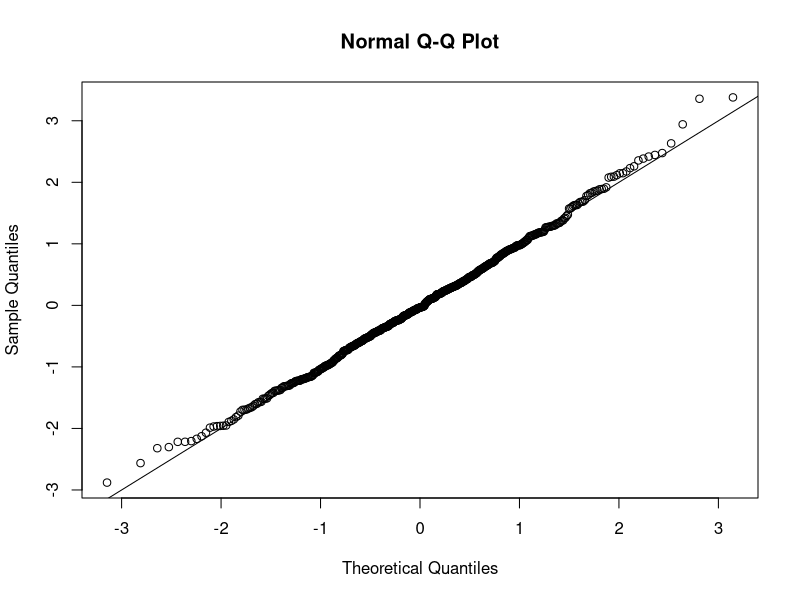
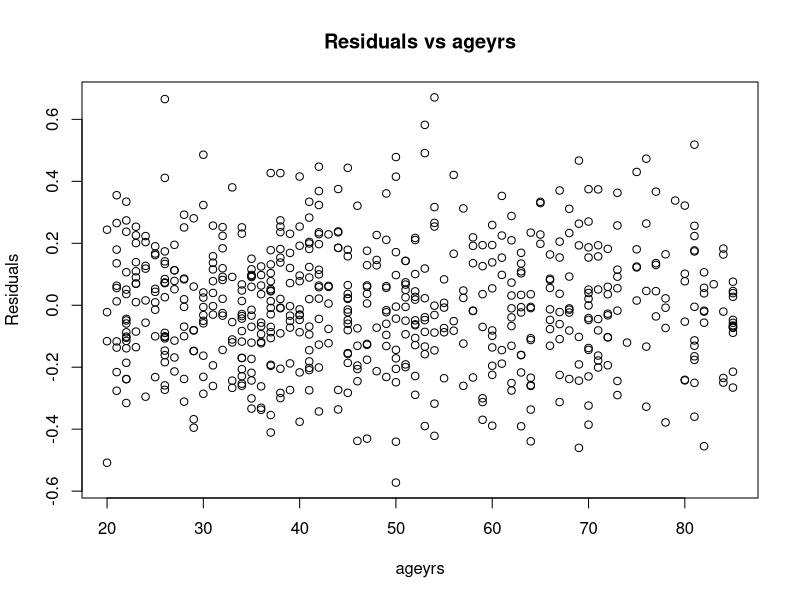
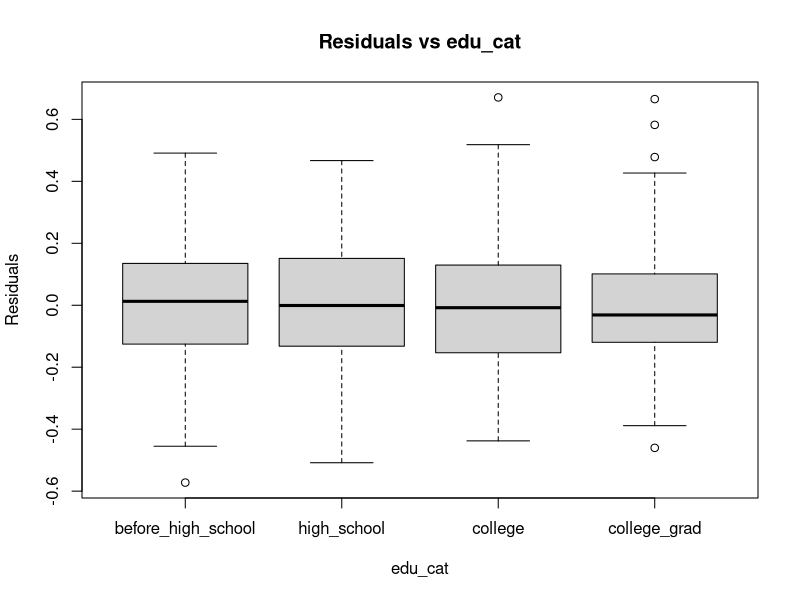
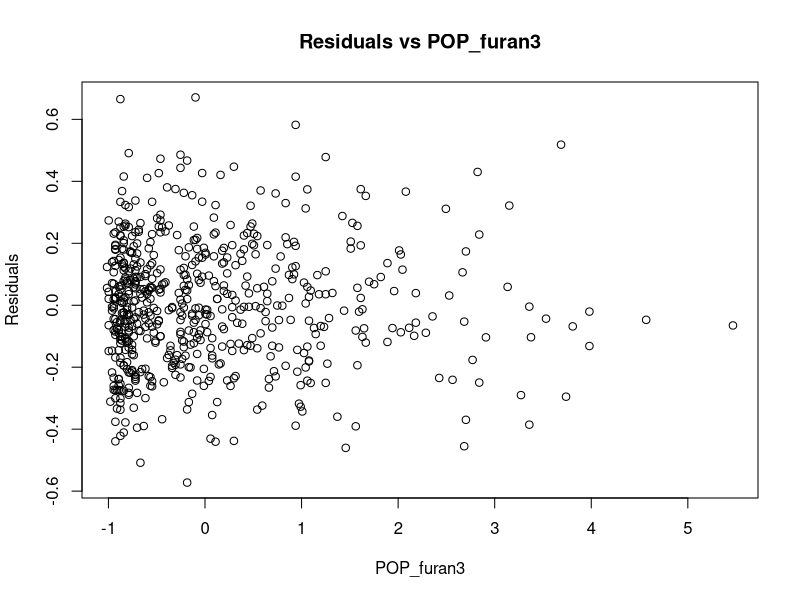
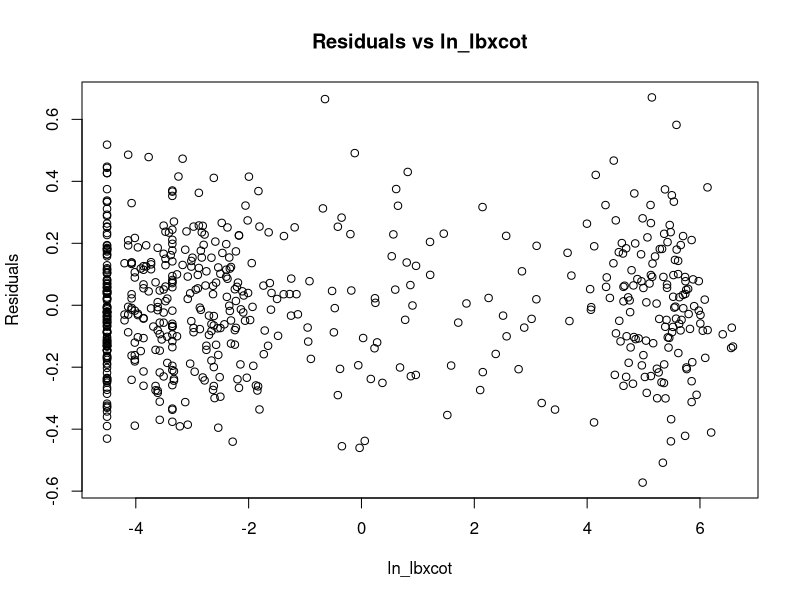
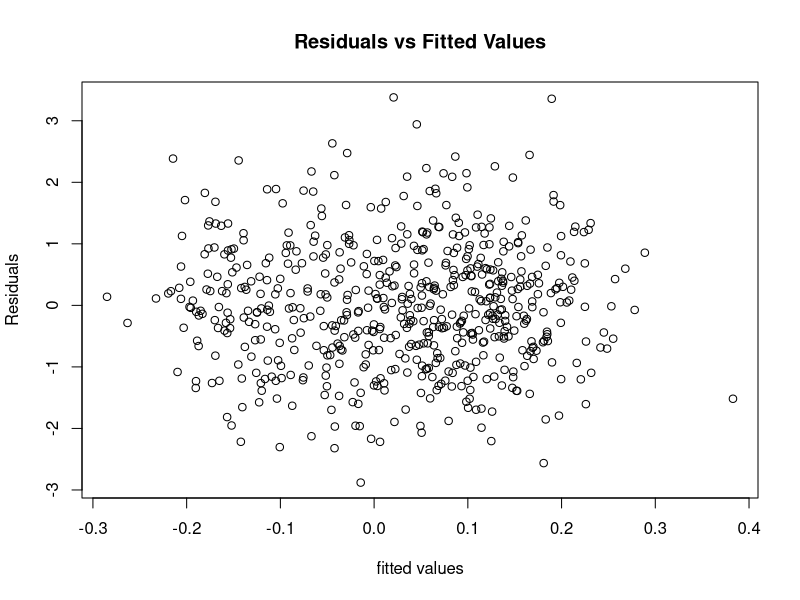
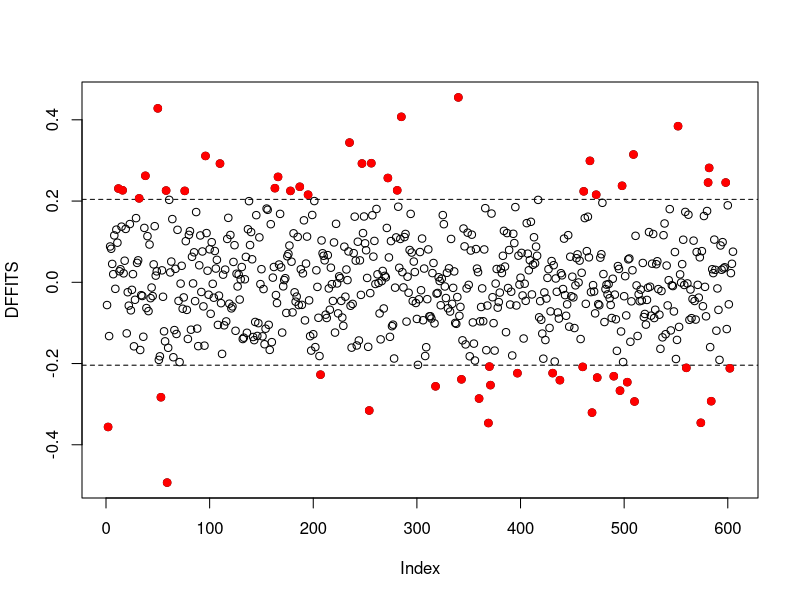
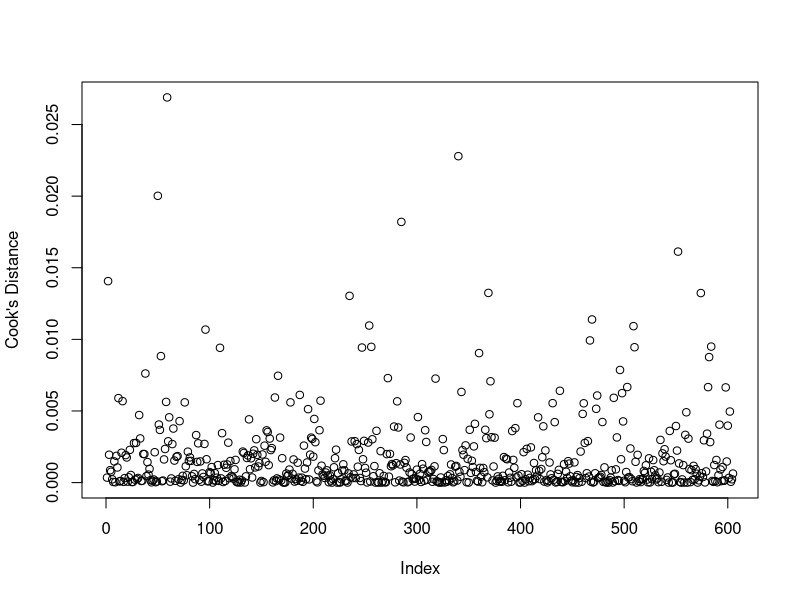

Recreate these plots in R, in order.
## ---- chunk 1
knitr::opts_chunk$set(echo = TRUE)
## ---- chunk 2
library(glmnet)
library(corrplot)
library(car)
pollutants_original <- read.csv("pollutants.csv", header = TRUE)
N <- nrow(pollutants_original)


#==== explorotary data analysis
num_smokenow <- length(which(pollutants_original$smokenow == 1))
num_nosmokenow <- nrow(pollutants_original) - num_smokenow
print(num_smokenow / N)

num_smoked <- length(which(pollutants_original$yrssmoke > 0))
num_nosmoked <- N - num_smoked
print(num_smoked / N)

# drop the first column, which is just indices
pollutants <- pollutants_original[-1]

# drop a white cell pct due to perfect linearity
pollutants <- pollutants[!colnames(pollutants) %in% c('eosinophils_pct')]

# standardize all POP covariates
for (i in 1:11) {
  i_colname <- paste0('POP_PCB', i)
  pollutants[i_colname] <- (pollutants[[i_colname]] - 
                              mean(pollutants[[i_colname]])) / sd(pollutants[[i_colname]])
}
for (i in 1:3) {
  i_colname <- paste0('POP_dioxin', i)
  pollutants[i_colname] <- (pollutants[[i_colname]] - 
                              mean(pollutants[[i_colname]])) / sd(pollutants[[i_colname]])
}
for (i in 1:4) {
  i_colname <- paste0('POP_furan', i)
  pollutants[i_colname] <- (pollutants[[i_colname]] - 
                              mean(pollutants[[i_colname]])) / sd(pollutants[[i_colname]])
}

# deal with categorical covariates
gender_list <- c('female', 'male')
edu_list <- c('before_high_school', 'high_school', 'college', 'college_grad')
eth_list <- c('other', 'mexi_us', 'nonhisp_black', 'nonhisp_white')
smoke_list <- c('no', 'yes')

gender <- gender_list[pollutants$male + 1]
education <- edu_list[pollutants$edu_cat]
race <- eth_list[pollutants$race_cat]
smoke_now <- smoke_list[pollutants$smokenow + 1]

pollutants$male <- factor(gender, levels=gender_list)
pollutants$edu_cat <- factor(education, levels=edu_list)
pollutants$race_cat <- factor(race, levels=eth_list)
pollutants$smokenow <- factor(smoke_now, levels=smoke_list)

# basic data manipulation complete


#==== train test split
set.seed(57)
# 70% - 30% split
sampleTrain <- sample(1:N, round(N*0.7,0), replace = FALSE)

dataTrain <- pollutants[sampleTrain,]
dataTest <- pollutants[-sampleTrain,]


#====
# test the selection algorithms using cross validation (steps 5 and 6 in section 4 of the report)
Ntrain <- nrow(dataTrain)
kfold <- 11  
# 11 because Ntrain is divisible by 11, and 11 is close to the convention of 10-fold CV
dataTrain_original <- dataTrain
dataTrain_original$index <- rep(1:kfold, each=Ntrain/kfold)

# forward selection using AIC and store them in a matrix
selection_mat <- matrix(0, nrow=length(colnames(dataTrain)) + 6, ncol=kfold)  
# +6 to rownum bc of categorical covariates
pval_mat <- matrix(0, nrow=length(colnames(dataTrain)) + 6, ncol=kfold)
mat_rownames <- c(colnames(dataTrain), 
                  c("edu_cathigh_school", "edu_catcollege", 
                    "edu_catcollege_grad", "race_catmaxi_us", 
                    "race_catnonhisp_black", "race_catnonhisp_white"))
row.names(selection_mat) <- mat_rownames
row.names(pval_mat) <- mat_rownames

# keep track of the MSPE of each fold and storing them
mspe_fAIC <- rep(NA, kfold)
for (i in 1:kfold) {
  print(paste0("i = ", i))
  train.ind <- which(dataTrain_original$index != i)
  
  M0 <- lm(length ~ 1, data=dataTrain[train.ind, ]) # empty model
  Mstart <- M0
  Mfull <- lm(length ~ ., data=dataTrain[train.ind, ]) # full model with no selection
  i_MfwdAIC <- step(object = M0, scope = list(lower = M0, upper = Mfull), 
                     trace = FALSE, direction = "forward", k = 2)
  i_coef_df <- data.frame(summary(i_MfwdAIC)$coefficients)
  # indicator of which covariates are selected
  selection_mat[mat_rownames %in% row.names(i_coef_df), i] <- 1
  # store the p-values of selected covariates in the matrix
  for (j in 2:dim(i_coef_df)[1]) {  
    pval_mat[row.names(i_coef_df)[j] == mat_rownames, i] <- i_coef_df[j, "Pr...t.."]
  }
  print(row.names(summary(i_MfwdAIC)$coefficients))

  # compute the MPSE of the i-th fold
  i_newdata <- dataTrain[-train.ind, ]
  i_y <- dataTrain$length[-train.ind]
  
  i_res <- i_y - predict(i_MfwdAIC, newdata=i_newdata)
  mspe_fAIC[i] <- mean(i_res^2)
}
avgMSPE_fAIC <- mean(mspe_fAIC)
write.csv(data.frame(pval_mat), "fwdAIC_pval.csv")
write.csv(data.frame(selection_mat), "fwdAIC_indicator.csv")


# repeat all of the above for the remaining five model selection algorithms
# backward elimination using AIC and store them in a matrix
selection_mat <- matrix(0, nrow=length(colnames(dataTrain)) + 6, ncol=kfold)  
# +6 to rownum bc of categorical covariates
pval_mat <- matrix(0, nrow=length(colnames(dataTrain)) + 6, ncol=kfold)
mat_rownames <- c(colnames(dataTrain), 
                  c("edu_cathigh_school", "edu_catcollege", 
                    "edu_catcollege_grad", "race_catmaxi_us", 
                    "race_catnonhisp_black", "race_catnonhisp_white"))
row.names(selection_mat) <- mat_rownames
row.names(pval_mat) <- mat_rownames

mspe_bAIC <- rep(NA, kfold)
for (i in 1:kfold) {
  print(paste0("i = ", i))
  train.ind <- which(dataTrain_original$index != i)
  
  M0 <- lm(length ~ 1, data=dataTrain[train.ind, ])
  Mstart <- M0
  Mfull <- lm(length ~ ., data=dataTrain[train.ind, ])
  i_MbckAIC <- step(object = Mfull, scope = list(lower = M0, upper = Mfull), 
                    trace = FALSE, direction = "back", k = 2)
  i_coef_df <- data.frame(summary(i_MbckAIC)$coefficients)
  selection_mat[mat_rownames %in% row.names(i_coef_df), i] <- 1
  for (j in 2:dim(i_coef_df)[1]) {
    pval_mat[row.names(i_coef_df)[j] == mat_rownames, i] <- i_coef_df[j, "Pr...t.."]
  }
  print(row.names(summary(i_MbckAIC)$coefficients))
  i_newdata <- dataTrain[-train.ind, ]
  i_y <- dataTrain$length[-train.ind]
  
  i_res <- i_y - predict(i_MbckAIC, newdata=i_newdata)
  mspe_bAIC[i] <- mean(i_res^2)
}
write.csv(data.frame(pval_mat), "bckAIC_pval.csv")
write.csv(data.frame(selection_mat), "bckAIC_indicator.csv")


# stepwise selection using AIC and store them in a matrix
selection_mat <- matrix(0, nrow=length(colnames(dataTrain)) + 6, ncol=kfold)  
# +6 to rownum bc of categorical covariates
pval_mat <- matrix(0, nrow=length(colnames(dataTrain)) + 6, ncol=kfold)
mat_rownames <- c(colnames(dataTrain), 
                  c("edu_cathigh_school", "edu_catcollege", 
                    "edu_catcollege_grad", "race_catmaxi_us", 
                    "race_catnonhisp_black", "race_catnonhisp_white"))
row.names(selection_mat) <- mat_rownames
row.names(pval_mat) <- mat_rownames

mspe_sAIC <- rep(NA, kfold)
for (i in 1:kfold) {
  print(paste0("i = ", i))
  train.ind <- which(dataTrain_original$index != i)
  
  M0 <- lm(length ~ 1, data=dataTrain[train.ind, ])
  Mstart <- M0
  Mfull <- lm(length ~ ., data=dataTrain[train.ind, ])
  i_MstepAIC <- step(object = Mstart, scope = list(lower = M0, upper = Mfull), 
                    trace = FALSE, direction = "both", k = 2)
  i_coef_df <- data.frame(summary(i_MstepAIC)$coefficients)
  selection_mat[mat_rownames %in% row.names(i_coef_df), i] <- 1
  for (j in 2:dim(i_coef_df)[1]) {
    pval_mat[row.names(i_coef_df)[j] == mat_rownames, i] <- i_coef_df[j, "Pr...t.."]
  }
  print(row.names(summary(i_MstepAIC)$coefficients))
  i_newdata <- dataTrain[-train.ind, ]
  i_y <- dataTrain$length[-train.ind]
  
  i_res <- i_y - predict(i_MstepAIC, newdata=i_newdata)
  mspe_sAIC[i] <- mean(i_res^2)
}
write.csv(data.frame(pval_mat), "stepAIC_pval.csv")
write.csv(data.frame(selection_mat), "stepAIC_indicator.csv")


# stepwise selection using BIC and store them in a matrix
selection_mat <- matrix(0, nrow=length(colnames(dataTrain)) + 6, ncol=kfold)  
# +6 to rownum bc of categorical covariates
pval_mat <- matrix(0, nrow=length(colnames(dataTrain)) + 6, ncol=kfold)
mat_rownames <- c(colnames(dataTrain), 
                  c("edu_cathigh_school", "edu_catcollege", 
                    "edu_catcollege_grad", "race_catmaxi_us", 
                    "race_catnonhisp_black", "race_catnonhisp_white"))
row.names(selection_mat) <- mat_rownames
row.names(pval_mat) <- mat_rownames

mspe_sBIC <- rep(NA, kfold)
for (i in 1:kfold) {
  print(paste0("i = ", i))
  train.ind <- which(dataTrain_original$index != i)
  
  M0 <- lm(length ~ 1, data=dataTrain[train.ind, ])
  Mstart <- M0
  Mfull <- lm(length ~ ., data=dataTrain[train.ind, ])
  i_MstepBIC <- step(object = Mstart, scope = list(lower = M0, upper = Mfull), 
                     trace = FALSE, direction = "both", k = log(length(train.ind)))
  i_coef_df <- data.frame(summary(i_MstepBIC)$coefficients)
  selection_mat[mat_rownames %in% row.names(i_coef_df), i] <- 1
  for (j in 2:dim(i_coef_df)[1]) {
    pval_mat[row.names(i_coef_df)[j] == mat_rownames, i] <- i_coef_df[j, "Pr...t.."]
  }
  print(row.names(summary(i_MstepBIC)$coefficients))
  i_newdata <- dataTrain[-train.ind, ]
  i_y <- dataTrain$length[-train.ind]
  
  i_res <- i_y - predict(i_MstepBIC, newdata=i_newdata)
  mspe_sBIC[i] <- mean(i_res^2)
}
write.csv(data.frame(pval_mat), "stepBIC_pval.csv")
write.csv(data.frame(selection_mat), "stepBIC_indicator.csv")


# backward elimination using BIC and store them in a matrix
selection_mat <- matrix(0, nrow=length(colnames(dataTrain)) + 6, ncol=kfold)  
# +6 to rownum bc of categorical covariates
pval_mat <- matrix(0, nrow=length(colnames(dataTrain)) + 6, ncol=kfold)
mat_rownames <- c(colnames(dataTrain), 
                  c("edu_cathigh_school", "edu_catcollege", 
                    "edu_catcollege_grad", "race_catmaxi_us", 
                    "race_catnonhisp_black", "race_catnonhisp_white"))
row.names(selection_mat) <- mat_rownames
row.names(pval_mat) <- mat_rownames

mspe_bBIC <- rep(NA, kfold)
for (i in 1:kfold) {
  print(paste0("i = ", i))
  train.ind <- which(dataTrain_original$index != i)
  
  M0 <- lm(length ~ 1, data=dataTrain[train.ind, ])
  Mstart <- M0
  Mfull <- lm(length ~ ., data=dataTrain[train.ind, ])
  i_MbckBIC <- step(object = Mfull, scope = list(lower = M0, upper = Mfull), 
                     trace = FALSE, direction = "backward", k = log(length(train.ind)))
  i_coef_df <- data.frame(summary(i_MbckBIC)$coefficients)
  selection_mat[mat_rownames %in% row.names(i_coef_df), i] <- 1
  for (j in 2:dim(i_coef_df)[1]) {
    pval_mat[row.names(i_coef_df)[j] == mat_rownames, i] <- i_coef_df[j, "Pr...t.."]
  }
  print(row.names(summary(i_MbckBIC)$coefficients))
  i_newdata <- dataTrain[-train.ind, ]
  i_y <- dataTrain$length[-train.ind]
  
  i_res <- i_y - predict(i_MbckBIC, newdata=i_newdata)
  mspe_bBIC[i] <- mean(i_res^2)
}
write.csv(data.frame(pval_mat), "bckBIC_pval.csv")
write.csv(data.frame(selection_mat), "bckBIC_indicator.csv")


# forward selection using BIC and store them in a matrix
selection_mat <- matrix(0, nrow=length(colnames(dataTrain)) + 6, ncol=kfold)  
# +6 to rownum bc of categorical covariates
pval_mat <- matrix(0, nrow=length(colnames(dataTrain)) + 6, ncol=kfold)
mat_rownames <- c(colnames(dataTrain), 
                  c("edu_cathigh_school", "edu_catcollege", 
                    "edu_catcollege_grad", "race_catmaxi_us", 
                    "race_catnonhisp_black", "race_catnonhisp_white"))
row.names(selection_mat) <- mat_rownames
row.names(pval_mat) <- mat_rownames

mspe_fBIC <- rep(NA, kfold)
for (i in 1:kfold) {
  print(paste0("i = ", i))
  train.ind <- which(dataTrain_original$index != i)
  
  M0 <- lm(length ~ 1, data=dataTrain[train.ind, ])
  Mstart <- M0
  Mfull <- lm(length ~ ., data=dataTrain[train.ind, ])
  i_MfwdBIC <- step(object = M0, scope = list(lower = M0, upper = Mfull), 
                    trace = FALSE, direction = "forward", k = log(length(train.ind)))
  i_coef_df <- data.frame(summary(i_MfwdBIC)$coefficients)
  selection_mat[mat_rownames %in% row.names(i_coef_df), i] <- 1
  for (j in 2:dim(i_coef_df)[1]) {
    pval_mat[row.names(i_coef_df)[j] == mat_rownames, i] <- i_coef_df[j, "Pr...t.."]
  }
  print(row.names(summary(i_MfwdBIC)$coefficients))
  i_newdata <- dataTrain[-train.ind, ]
  i_y <- dataTrain$length[-train.ind]
  
  i_res <- i_y - predict(i_MfwdBIC, newdata=i_newdata)
  mspe_fBIC[i] <- mean(i_res^2)
}
write.csv(data.frame(pval_mat), "fwdBIC_pval.csv")
write.csv(data.frame(selection_mat), "fwdBIC_indicator.csv")


#==== steps 5 and 6 complete

# arriving at the final model
# model3: make sense of the effect of cotinine
covariate_set3 <- c('ageyrs', 'POP_furan3', 'ln_lbxcot', 
                    'yrssmoke', 'POP_PCB1', 'POP_PCB5', 'edu_cat')
covariate_set3 <- c('length', covariate_set3)
pollutants_set3 <- dataTrain
pollutants_set3$yrssmoke <- as.integer(pollutants_set3$yrssmoke > 0)

# make the yrssmoked covariate binary
smoke_list <- c('never_smoked', 'smoked')
smoke_now <- smoke_list[pollutants_set3$yrssmoke + 1]
pollutants_set3$yrssmoke <- factor(smoke_now, levels=smoke_list)
print(dim(pollutants_set3))

# select only a the covariates that were chosen repeatedly in steps 5 and 6
pollutants_set3 <- pollutants_set3[colnames(pollutants_set3) %in% covariate_set3]

# log transforming the response variable
pollutants_set3$length <- log(pollutants_set3$length)
model3 <- lm(length ~ ageyrs + POP_furan3 + ln_lbxcot + 
               edu_cat + yrssmoke + yrssmoke * ln_lbxcot, 
             data=pollutants_set3)
summary(model3)

# proto_model3 shows that ln_lbxcot on its own has no statistical significance
proto_model3 <- lm(length ~ ageyrs + POP_furan3 + 
                     ln_lbxcot + edu_cat, data=pollutants_set3)
summary(proto_model3)


# in-sample cross validation of model3
kfold <- 11
model3_mpse <- rep(NA, kfold)
pollutants_set31 <- pollutants_set3
pollutants_set31$index <- rep(1:kfold, each=nrow(pollutants_set3)/kfold)
for (i in 1:kfold) {
  print(paste0("i = ", i))
  train.ind <- which(pollutants_set31$index != i)
  
  i_newdata <- dataTrain[-train.ind, ]
  i_y <- dataTrain$length[-train.ind]
  
  i_model3 <- update(model3, subset=train.ind)
  
  model3.res <- pollutants_set3$length[-train.ind] - 
    predict(i_model3, newdata = pollutants_set3[-train.ind, ])

  model3_mpse[i] <- mean(model3.res^2) 
}
print(paste0("model3 avg. MPSE:", mean(model3_mpse)))


# residual analysis of model3
reslin <- resid(model3) # raw residuals
# studentized residuals
studlin <- reslin/(sigma(model3)*sqrt(1-hatvalues(model3))) 

# QQ plot
qqnorm(studlin)
abline(0, 1)
# before log transform of response, the qqplot looked like a gamma distribution


# plot of residuals vs covariates
plotted_col <- "ageyrs"
plot(reslin~pollutants_set3[[plotted_col]],
     xlab=plotted_col,
     ylab="Residuals",
     main=paste0("Residuals vs ", plotted_col))
plotted_col <- "edu_cat"
plot(reslin~pollutants_set3[[plotted_col]],
     xlab=plotted_col,
     ylab="Residuals",
     main=paste0("Residuals vs ", plotted_col))
plotted_col <- "POP_furan3"
plot(reslin~pollutants_set3[[plotted_col]],
     xlab=plotted_col,
     ylab="Residuals",
     main=paste0("Residuals vs ", plotted_col))
plotted_col <- "ln_lbxcot"
plot(reslin~pollutants_set3[[plotted_col]],
     xlab=plotted_col,
     ylab="Residuals",
     main=paste0("Residuals vs ", plotted_col))

# plot of residuals against fitted values
plot(studlin~fitted(model3),
     xlab="fitted values",
     ylab="Residuals",
     main="Residuals vs Fitted Values")


# outliers analysis
# number of covariates
p <- length(model3$coefficients) - 1
pred <- predict(model3, newdata=pollutants_set3)

# check leverage
h <- hatvalues(model3)
which(h > 2* (p + 1) / N)

# DFFITS
dffits_model3 <- dffits(model3) 
## plot DFFITS
plot(dffits_model3,ylab="DFFITS") 
abline(h=2 * sqrt((p + 1) / N), lty=2)  ## add thresholds
abline(h=-2 * sqrt((p + 1) / N),lty=2)
## highlight influential points
dff_ind <- which(abs(dffits_model3) > 2 * sqrt((p + 1) / N))
points(dffits_model3[dff_ind]~dff_ind, col="red", pch=19) ## add red points
# we exclude text because it makes the chart too cluttered
# text(y=dffits_model2[dff_ind], x=dff_ind, labels=dff_ind, pos=2) ## label high influence points


# Cook's Distance

D <- cooks.distance(model3) # Cook's distance
## influential points
inf_ind <- which(pf(D, p + 1, N - p - 1, lower.tail=TRUE) > 0.5)
## plot cook's Distance
plot(D,ylab="Cook's Distance")
points(D[inf_ind]~inf_ind, col="red", pch=19) ## add red points


# DFBETAS
DFBETAS <- dfbetas(model3) 
dim(DFBETAS)
## beta1 (furan3)
plot(DFBETAS[, 2], type="h", 
     xlab="Obs. Number", ylab=expression(paste("DFBETAS: ",beta[1])))
num_outliers <- length(which(abs(DFBETAS[, 2]) > 2 / sqrt(N)))
show_points <- order(-abs(DFBETAS[, 2]))[1:num_outliers] 
points(x=show_points,y=DFBETAS[show_points,2], pch=19, col="red")
text(x=show_points, y=DFBETAS[show_points,2], labels=show_points,pos=2)

## beta2 (gender)
plot(DFBETAS[,3], type="h",
     xlab="Obs. Number", ylab=expression(paste("DFBETAS: ",beta[2])))
num_outliers <- length(which(abs(DFBETAS[, 3]) > 2 / sqrt(N)))
show_points <- order(-abs(DFBETAS[, 3]))[1:num_outliers] 
points(x=show_points,y=DFBETAS[show_points,3], pch=19, col="red")
text(x=show_points, y=DFBETAS[show_points, 3], labels=show_points, pos=4)

## beta3 (age)
plot(DFBETAS[, 4], type="h",
     xlab="Obs. Number", ylab=expression(paste("DFBETAS: ", beta[3])))
num_outliers <- length(which(abs(DFBETAS[, 4]) > 2 / sqrt(N)))
show_points <- order(-abs(DFBETAS[, 4]))[1:num_outliers] 
points(x=show_points,y=DFBETAS[show_points, 4], pch=19, col="red")
text(x=show_points, y=DFBETAS[show_points, 4], labels=show_points, pos=4)

## rule of thumb
which(abs(DFBETAS[, 2]) > 2 / sqrt(N))  # furan3
which(abs(DFBETAS[, 3]) > 2 / sqrt(N))  # gender
which(abs(DFBETAS[, 4]) > 2 / sqrt(N))  # ageyrs


#==== we select model3 to apply to the testing set
pollutants_set3_test <- dataTest
pollutants_set3_test$yrssmoke <- 
  as.integer(pollutants_set3_test$yrssmoke > 0)
pollutants_set3_test$length <- log(pollutants_set3_test$length)

smoke_list <- c('never_smoked', 'smoked')
smoke_now <- smoke_list[pollutants_set3_test$yrssmoke + 1]
pollutants_set3_test$yrssmoke <- 
  factor(smoke_now, levels=smoke_list)
print(dim(pollutants_set3_test))

testing_origin <- pollutants_set3_test$length
testing_pred <- predict(model3, newdata=pollutants_set3_test)
model3_test_res <- testing_origin - testing_pred
print(paste0("testing MPSE for model3 is ", mean(model3_test_res^2)))


# baseline models compared to model3
baseline_data <- dataTrain
baseline_data$yrssmoke <- as.integer(baseline_data$yrssmoke > 0)
smoke_list <- c('never_smoked', 'smoked')
smoke_now <- smoke_list[baseline_data$yrssmoke + 1]
baseline_data$yrssmoke <- factor(smoke_now, levels=smoke_list)

baseline_data$length <- log(baseline_data$length)
m0 <- lm(baseline_data$length ~ 1)
mfull <- lm(length ~ ., data=baseline_data)
summary(m0)
summary(mfull)

m0_testing_pred <- predict(m0, newdata=pollutants_set3_test)
m0_test_res <- testing_origin - m0_testing_pred
mfull_testing_pred <- predict(mfull, newdata=pollutants_set3_test)
mfull_test_res <- testing_origin - mfull_testing_pred

print(paste0("testing MPSE for m0 is ", mean(m0_test_res^2)))
print(paste0("testing MPSE for mfull is ", mean(mfull_test_res^2)))


# PCB1, 5 have high correlations with furan3

summary(lm(POP_PCB1 ~ POP_PCB5 + POP_furan3 + edu_cat + 
             ln_lbxcot + ageyrs, data=pollutants_original))
summary(lm(POP_PCB5 ~ POP_PCB1 + POP_furan3 + edu_cat + 
             ln_lbxcot + ageyrs, data=pollutants_original))
summary(lm(POP_furan3 ~ edu_cat + ln_lbxcot + ageyrs, data=pollutants_original))
summary(lm(POP_PCB5 ~ POP_PCB1, data=pollutants_original))
summary(lm(POP_PCB1 ~ POP_furan3, data=pollutants_original))
summary(lm(POP_PCB5 ~ POP_furan3, data=pollutants_original))
